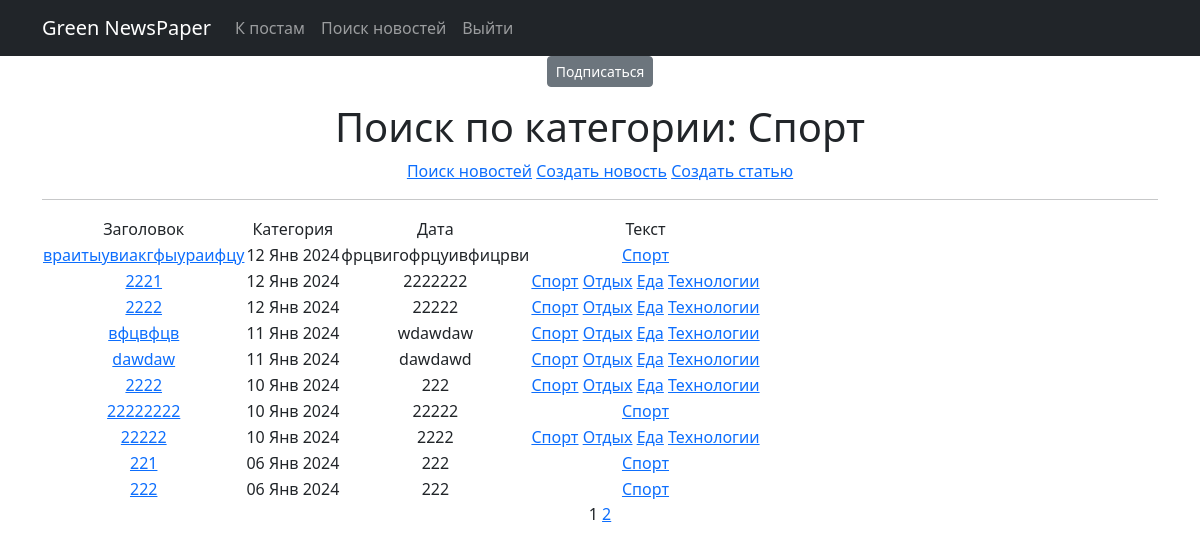
Page /posts/categories/1 (signed in) on the committed database.
### news/models.py (models this page shows, shortened)
class Category(models.Model):
    category = models.CharField(max_length=100, unique=True, help_text=_('category name'))
    subscribers = models.ManyToManyField(User, null=True, blank=True, related_name='categories')
    def __str__(self):
        return self.category

class Post(models.Model):
    article = 'AR'
    news = 'NE'
    POSITIONS = [
        (article, 'Статья'),
        (news, 'Новость')
    ]
    author = models.ForeignKey(Author, on_delete = models.CASCADE)
    title = models.CharField(max_length=255)
    text = models.TextField()
    type = models.CharField(max_length=250, choices = POSITIONS)
    time = models.DateTimeField(auto_now_add = True)
    category = models.ManyToManyField(Category, through = 'PostCategory')
    rating = models.IntegerField(default=0)

### news/views.py (the view)
# urls.py: path('categories/<int:pk>', CategoryListView.as_view(), name='category_list'),
class CategoryListView(PostsList):
    model = Post
    template_name = 'category_list.html'
    context_object_name = 'category_news_list'
    def get_queryset(self):
        self.category = get_object_or_404(Category, id=self.kwargs['pk'])
        queryset = Post.objects.filter(
            category=self.category).order_by('-time')
        return queryset
    def get_context_data(self, **kwargs):
        context = super().get_context_data(**kwargs)
        context['is_not_subscriber'] = self.request.user not in self.category.subscribers.all()
        context['category'] = self.category
        return context

### news/templatetags/custom_filters.py (called while the page is built)
@register.filter()
def censor(value):
    text = str(value)
    for word in SWEAR_WORDS:
        text = text.replace(word[1:], "*" * (len(word)-1))
    return text

### news/templatetags/custom_tags.py (called while the page is built)
@register.simple_tag(takes_context=True)
def url_replace(context, **kwargs):
   d = context['request'].GET.copy()
   for k, v in kwargs.items():
       d[k] = v
   return d.urlencode()

### news/views.py (called while the page is built)
    def get_context_data(self, **kwargs):
        context = super().get_context_data(**kwargs)
        context['filter'] = PostFilter(
            self.request.GET, queryset=self.get_queryset())
        context['is_not_author'] = not self.request.user.groups.filter(
            name='authors').exists()
        return context

### templates/category_list.html (shortened to what this page needs)
{% extends 'flatpages/default.html' %}
{% load custom_filters %}
{% load custom_tags %}
{% block content %}
    {% if is_not_subscriber %}
        <p class="text-center"><a href="{% url 'subscribe' category.id %}" class="btn btn-secondary btn-sm">Подписаться</a></p>
    {% endif %}
   <h1>Поиск по категории: {{ category }}</h1>
   <a href="/posts/search">Поиск новостей</a>
   <a href="news/create/">Создать новость</a>
   <a href="article/create/">Создать статью</a>
   <hr>
   {% if category_news_list %}
       <table>
           <tr>
               <td>Заголовок</td>
               <td>Категория</td>
               <td>Дата</td>
               <td>Текст</td>
           </tr>
           {% for post in category_news_list %}
           <tr>
               <td><a href="/posts/{{ post.id }}"> {{ post.title|censor }}</a></td>
               <td>{{ post.time|date:'d M Y' }}</td>
               <td>{{ post.text|censor|truncatewords:20 }}</td>
            <td>
                {% for category in post.category.all %}
                    <a href="{% url 'category_list' category.id %}">{{ category }}</a>
                {% endfor %}
            </td>
            </tr>
            {% endfor %}
       </table>
   {% else %}
       <h2>Постов нет!</h2>
   {% endif %}
{{ page_obj.number }}
{% if page_obj.has_next %}
   <a href="?{% url_replace page=page_obj.next_page_number %}">{{ page_obj.next_page_number }}</a>
{% endif %}
{% endblock content %}

### rows in the picture
Category: category "Спорт"
Post: title|censor "враитыувиакгфыураифцу", time "12 Янв 2024", text|censor "фрцвигофрцуивфицрви"
Post: title|censor "2221", time "12 Янв 2024", text|censor "2222222"
Category: category "Отдых"
Category: category "Еда"
Category: category "Технологии"
Post: title|censor "2222", time "12 Янв 2024", text|censor "22222"
Post: title|censor "вфцвфцв", time "11 Янв 2024", text|censor "wdawdaw"
Post: title|censor "dawdaw", time "11 Янв 2024", text|censor "dawdawd"
Post: title|censor "2222", time "10 Янв 2024", text|censor "222"
Post: title|censor "22222222", time "10 Янв 2024", text|censor "22222"
Post: title|censor "22222", time "10 Янв 2024", text|censor "2222"
Post: title|censor "221", time "06 Янв 2024", text|censor "222"
Post: title|censor "222", time "06 Янв 2024", text|censor "222"

### other values in the picture
{{ page_obj.number }} "1"
{{ page_obj.next_page_number }} "2"
